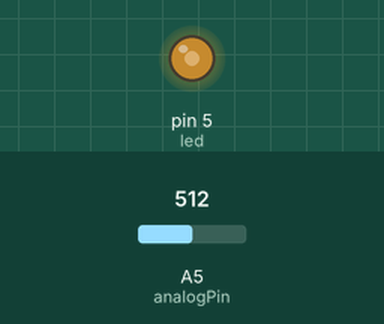
Simulated run of this sketch. Board: Arduino Uno, built with avr-gcc and run on an emulated ATmega328P. Parts: output pins drawn as LEDs (lit = HIGH). Inputs (shaded band) come from the test bench; at power-on: A5 (analogPin) = 512.

Above: at 1.2 s.
1.3 s: A5 (analogPin) set to 716
At 2.1 s:
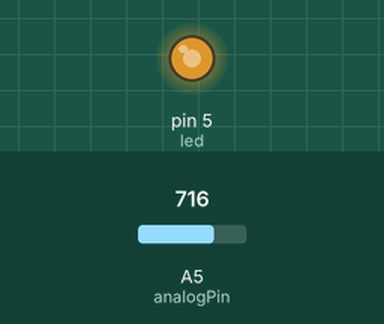
2.8 s: A5 (analogPin) set to 900
At 3.3 s:
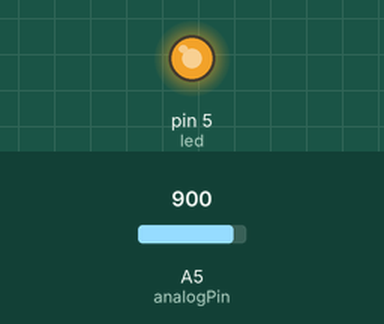
4.3 s: A5 (analogPin) set to 122
At 5.5 s:
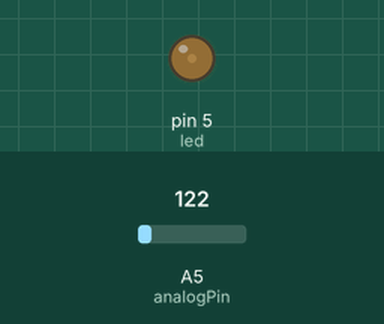
5.8 s: A5 (analogPin) set to 0
At 6.8 s:
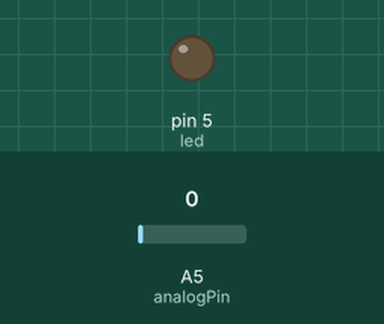
Timing chart, 0 to 8.3 s (numbered marks = the images above; inputs shaded):
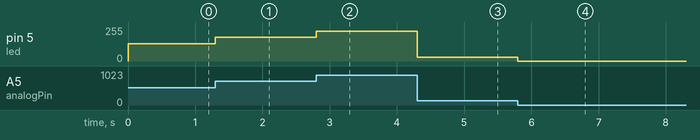

The sketch:

User_Program2_2.ino
```cpp
/*Software 1073 Arduino BoeBots
User Program
Method stubs are pre-made. add your own code to complete the challenge!

Program Task: Dim the led on pin 5 using the potentiometer, so that as the potentiometer is turned, the brightness is adjusted
Feel free to view the example program within the same folder if you need help!
*/

int led = 5;
int val = 0;
int analogPin = A5;

void setup()
{
  pinMode(led, OUTPUT); //your code goes here
}


void loop()
{
  val = analogRead(analogPin);
   analogWrite(led, val / 4); //also here
}
```

Measured:
- after the input at 1.3 s, pin 5 (led): 128/255 → 179/255 at once
- after the input at 2.8 s, pin 5 (led): 179/255 → 225/255 at once
- after the input at 4.3 s, pin 5 (led): 225/255 → 30/255 at once
- after the input at 5.8 s, pin 5 (led): 30/255 → 0/255 at once
